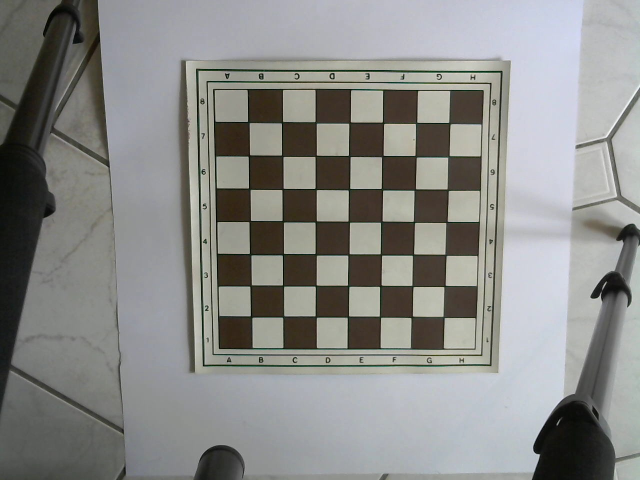
#> input picture testMedia/chessBoard001.jpg, 1280 x 960 px (shown at 1/2 size)
$ python -i BoardFinder.py   (imports and definitions only)
#> lines starting #> are read from the running program, lines starting #| are printed output that depends on the picture; after the words box and inside, x2 and y2 are one past the last pixel; in counts of white or black regions, pixels touching at a corner belong together; long printed decimals are rounded
### Video.py
#!/usr/bin/python3
# -*- encoding: utf-8 -*-
# part of https://github.com/WolfgangFahl/play-chess-with-a-webcam
import cv2
import numpy as np
import sys
import math
from time import strftime
import argparse
import os

# Video handling e.g. recording/writing


class Video:
    # construct me with no parameters
    def __init__(self):
        self.cap = None
        self.frames = 0
        pass

    # capture from the given device
    # [7 lines left out: function capture, not called in this run]

    def checkFilePath(self, filePath):
        if not (os.path.exists(filePath)):
           raise ("file % filePath does not exist" % (filePath))

    # capture from the given vide filePath
    def open(self, filePath):
        self.checkFilePath(filePath)
        self.cap = cv2.VideoCapture(filePath)

    # show the image with the given title
    def showImage(self, image, title, keyCheck=True, keyWait=1):
        cv2.imshow(title, image)
        if keyCheck:
            return not cv2.waitKey(keyWait) & 0xFF == ord('q')
        else:
            return True

    # play the given capture
    # [11 lines left out: function play, not called in this run]

    def timeStamp(self):
        return strftime("%Y-%m-%d_%H%M%S")

    def close(self):
        if self.cap is not None:
            self.cap.release()

    def checkCap(self):
        if self.cap is None:
            raise "Capture is not initialized"

    # get a still image
    # [63 lines left out: functions still, readImage, record, createBlank, not called in this run]

    # was: http://www.robindavid.fr/opencv-tutorial/chapter5-line-edge-and-contours-detection.html
    # is: https://opencv-python-tutroals.readthedocs.io/en/latest/py_tutorials/py_imgproc/py_houghlines/py_houghlines.html
    # https://docs.opencv.org/3.4/d9/db0/tutorial_hough_lines.html
    def houghTransform(self, image):
        """Performs an Hough Transform to the frame passed to updateImage().

        Returns: lines"""
        gray = cv2.cvtColor(image,  cv2.COLOR_BGR2GRAY)
        edges = cv2.Canny(gray, 50, 150, apertureSize=3)
        lines = cv2.HoughLines(edges, 1, np.pi / 180, 200)
        return lines

    #  https://docs.opencv.org/4.1.2/d9/db0/tutorial_hough_lines.html
    # [12 lines left out: function drawLines, not called in this run]

    def getSubRect(self, image, rect):
        x, y, w, h=rect
        return image[y:y + h, x:x + h]

    # get the intensity sum of a hsv image
    def sumIntensity(self, image):
        h, s, v=cv2.split(image)
        height, width=image.shape[:2]
        sumResult=np.sum(v)
        return sumResult

# [23 lines that do not run on import are left out]

### mathUtils.py
import math
from math import sin, cos, pi
import numpy as np

# [48 lines left out: functions intersect, distance, middlePoint, getIndexRange, not called in this run]

def median(inList):
    """ Computes the median of a list.
    NOTE: The list must be sorted!!! """
    if len(inList) == 1:
        return inList[0]
    if len(inList) == 0:
        return 0.
    if not len(inList) % 2:
        return (inList[len(inList) // 2] + inList[len(inList) // 2 - 1]) / 2.0
    return inList[len(inList) // 2]

def getRotationAndTranslationMatrix(rotation, translation):
    """Get a numpy transform matrix representing a rotation followed by a
    translation.

    rotation: angle (radians)
    translation: 2-tuple representing (x, y)"""
    return np.array([cos(-rotation), -sin(-rotation), translation[0],
                     sin(-rotation),  cos(-rotation), translation[1],
                     0,               0,               1]
                    ).reshape((3,3))

# [43 lines left out: function findBoundingSkewedSquare, not called in this run]

### BoardFinder.py
#!/usr/bin/python
# -*- encoding: utf-8 -*-
# part of https://github.com/WolfgangFahl/play-chess-with-a-webcam

# Global imports
from Video import Video
from math import sin, cos, sqrt, pi, atan2, degrees
import cv2
import cv2 as cv
import numpy as np
from collections import deque
import bisect

# Local imports
from MovementDetector import MovementDetector
from mathUtils import (intersect, distance, median, findBoundingSkewedSquare,
                       getRotationAndTranslationMatrix,getIndexRange)

CHESSCAM_PARZEN_THRESHOLD = 5
CHESSCAM_ORIENTATION_SMOOTHING = 5
CHESSCAM_COORDINATES_SMOOTHING = 8

smoothFunc = lambda x: sum(x) / float(len(x))


class BadSegmentation(Exception):
    pass

# Board Finder
class BoardFinder(object):
    debug=True
    debugShowTime=1000

    # construct me from the given input Image
    def __init__(self, inImage):
        self.video=Video()
        self.frame = inImage
        self.height,self.width = self.frame.shape[:2]
        # Green indicator dot has hue between ~70 and ~120, saturation  between 85 and 255 and Luminosity value between 0 and 255.
        # take a picture or your own dot and calibrate using the commandline option
        self.dotHSVRanges=[(70, 120), (85, 255), (0, 255)]
        if BoardFinder.debug:
            print("BoardFinder for %dx%d image" % (self.width,self.height))

    def prepare(self):
        # Init smoothing angle
        self.smoothOrientation = deque([], CHESSCAM_ORIENTATION_SMOOTHING)
        self.smoothCoordinates = deque([], CHESSCAM_COORDINATES_SMOOTHING)

        # Find the board the first time
        self.updateImage(self.frame)

        # Temporary rotation
        self.initialRotation = 0

        # Find the rotation of the board
        side = self.getBlackMaxSide(self.GetFullImageBoard()[0])

        # 0:top,1:left,2:bottom,3:right.
        optionsRotation = {0: 0,
                           1: -90,
                           2: 180,
                           3: 90}
        # 0:top,1:left,2:bottom,3:right. (x,y) offset of dominator
        optionsDominator = {0: (0, -1),
                            1: (-1, 0),
                            2: (0, 1),
                            3: (1, 0)}
        #Black's initial position sets the correction move to place black team at the top.
        self.initialRotation = optionsRotation[side]
        self.dominatorOffset = optionsDominator[side]

    def getDominatorOffset(self):
        return self.dominatorOffset

    def updateImage(self, inFrame):
        """Adds a new image to the boardFinder algorithms.
        This performs an Hough Transform and HSV conversion to the image and
        computes the orientation and coordinates from these."""

        if self.frame is not None:
            self.lines=self.video.houghTransform(self.frame)
            if BoardFinder.debug:
                print ("found %d lines" % (self.lines.size))
            self.BoardOrientation = self.DetectBoardOrientation()
            if all(self.BoardOrientation):
                self.boardCoordinates = self.GetChessBoardCoordinates(
                    smoothFunc(list(zip(*self.smoothOrientation))[0]))


    def DetectBoardOrientation(self):
        """Finds the two dominants angles of the Hough Transform.

        Returns: 2-tuple containing the two dominant angles. (None, None) if
                 none were found."""
        # Ensure Hough lines were already found
        if len(self.lines) <= 0:
            return (None, None)

        # https://answers.opencv.org/question/2966/how-do-the-rho-and-theta-values-work-in-houghlines/
        # get the theta values
        slopes = sorted([line[0][1] for line in self.lines])
        # Parzen window (KernelDensityEstimator) using a Rect function, comonly named a moving average
        # Perform frequence to time conversion, signal analysis FTW
        # KernelSize is the dynamic range kernel size (bin length)
        KernelSize = pi / 64.
        KDE = {}
        for slope in set(slopes):
            beginElement = bisect.bisect_left(slopes, slope - KernelSize)
            endElement = bisect.bisect_right(slopes, slope + KernelSize)
            # Threshold
            if endElement - beginElement > CHESSCAM_PARZEN_THRESHOLD:
                KDE[slope] = endElement - beginElement
        bins = sorted(KDE.items())
        if len(bins) <= 0:
            return (None, None)

        # Let's find the maximum number of lines in this range
        angleMostOftenDetected = max(bins, key=lambda x: x[1])
        if BoardFinder.debug:
            print ("the most often detected line angle is %d°" % degrees(angleMostOftenDetected[0]))

        # Theil-Sen estimator for noise robustness
        # why not use https://docs.scipy.org/doc/scipy-0.15.1/reference/generated/scipy.stats.mstats.theilslopes.html ?
        MaximumChanceAngle = median([a[0] for a in bins if a[1] == angleMostOftenDetected[1] and abs(a[0] - angleMostOftenDetected[0]) < KernelSize])

        # Get second angle
        try:
            otherAngle = max((a for a in bins if a[0] > angleMostOftenDetected[0] + 0.2 or a[0] < angleMostOftenDetected[0] - 0.2), key=lambda x: x[1])
            MaximumChanceAngle2 = median([a[0] for a in bins if a[1] == otherAngle[1] and abs(a[0] - otherAngle[0]) < KernelSize])
        except:
            # TODO: Don't write generic excepts!!!
            return (None, None)

        retValue = sorted([MaximumChanceAngle, -abs(MaximumChanceAngle2)],
                          key=lambda x: abs(x))

        if BoardFinder.debug:
            print ("Boardorientation %f.2° - %f.2°" % (degrees(retValue[0]),degrees(retValue[1])))
        # Record return value for smoothing purposes
        self.smoothOrientation.appendleft(retValue)
        return retValue

    def GetChessBoardCoordinates(self, rotation):
        """Gets the four points that defines the rectangle where the chessboard
        is bound.

        Returns: 4-tuple of 2-tuples containing (x, y) values of the 4 corners
                 of the chessboard."""
        # Blur image and convert it to HSV
        # https://opencv-python-tutroals.readthedocs.io/en/latest/py_tutorials/py_imgproc/py_filtering/py_filtering.html
        self.hsv =cv2.blur(self.frame,(4,4))
        if BoardFinder.debug:
            self.video.showImage(self.hsv,"blur",True,BoardFinder.debugShowTime)

        # De-Rotate the hsv version of the image to support rotated chessboards
        # Because marker detection is really cheaply done
        rotationMatrix = getRotationAndTranslationMatrix(-rotation, (0, 0))
        hsv2 = cv2.warpPerspective(np.asarray(self.hsv[:,:]),
                                   rotationMatrix,
                                   (self.width, self.height))
        if BoardFinder.debug:
            self.video.showImage(hsv2,"warp",True,BoardFinder.debugShowTime)
        self.hsv = cv2.cvtColor(hsv2, cv2.COLOR_BGR2HSV)
        # Threshold the HSV value according to the cornerMarker being used
        ht,st,vt=self.dotHSVRanges
        # ignore the Luminosity range
        self.debugimg = cv2.inRange(self.hsv,
                                    np.array([ ht[0], st[0],   0], np.uint8),
                                    np.array([ ht[1], st[1], 255], np.uint8))
        contours, hierarchy = cv2.findContours(self.debugimg,
                                               cv2.RETR_TREE,
                                               cv2.CHAIN_APPROX_SIMPLE)
        mini, maxi = (self.width, self.height), (0, 0)
        ur, ll = (0, 0), (0, 0)
        for cnt in contours:
            cnt_len = cv2.arcLength(cnt, True)
            cnt = cv2.approxPolyDP(cnt, 0.01*cnt_len, True)
            for a in cnt:
                if sqrt(a[0][0]**2 + a[0][1]**2) < sqrt(mini[0]**2 + mini[1]**2):
                    mini = (a[0][0], a[0][1])
                if sqrt((a[0][0] - self.width)**2 + (a[0][1] - self.height)**2) < sqrt((maxi[0] - self.width)**2 + (maxi[1] - self.height)**2):
                    maxi = (a[0][0], a[0][1])
                if sqrt((a[0][0] - self.width)**2 + a[0][1]**2) < sqrt((ur[0] - self.width)**2 + ur[1]**2):
                    ur = (a[0][0], a[0][1])
                if sqrt(a[0][0]**2 + (a[0][1] - self.height)**2) < sqrt(ll[0]**2 + (ll[1] - self.height)**2):
                    ll = (a[0][0], a[0][1])

        if BoardFinder.debug:
            self.video.showImage(self.debugimg,"debug image",True,BoardFinder.debugShowTime)
        # Debug
        if BoardFinder.debug:
            rectImage=self.frame.copy()
            cv2.circle(rectImage, mini, 10, color=(255, 255, 0), thickness=6)
            cv2.circle(rectImage, maxi, 10, color=(255, 255, 0), thickness=3)
            self.video.showImage(rectImage,"board corners",True,BoardFinder.debugShowTime)

        # De-rotate the points computed
        points = np.array(
                    [mini[0], ur[0], ll[0], maxi[0],
                     mini[1], ur[1], ll[1], maxi[1],
                     1,       1,     1,     1]
                    ).reshape((3,4))
        deRotationMatrix = getRotationAndTranslationMatrix(rotation, (0, 0))
        mini, ur, ll, maxi = np.transpose(np.dot(deRotationMatrix, points))

        # Set return value and keep it for smoothing purposes
        retValue = (mini[0], mini[1]), \
                   (ur[0], ur[1]), \
                   (ll[0], ll[1]), \
                   (maxi[0], maxi[1])
        if BoardFinder.debug:
            rectImage=self.frame.copy()
            minx,miny=mini[:2]
            maxx,maxy=maxi[:2]
            print (retValue)
            cv2.rectangle(rectImage,(int(minx),int(miny)),(int(maxx),int(maxy)),color=(0, 255, 0), thickness=3)
            self.video.showImage(rectImage,"board coordinates",True,BoardFinder.debugShowTime)
        self.smoothCoordinates.appendleft(retValue)
        return retValue

    # calibrate the corner dot indicator from the given image
    # [59 lines left out: functions calibrateCornerMarker, LineCrossingDetection, not called in this run]

    def GetFullImageBoard(self, rectCoordinates=None, rotations=None):
        """Applies the homography needed to make the bounding rectangle
        defined by rectCoordinates and rotation become the full size of the
        image.

        rectCoordinates: Position of the minimum and maximum point of the
            bounding rectangle. Must be of form: ((x1, y1), (x2, y2))
        rotation: Rotation angle in radians.

        Returns: A list of two images containing only the chessboard.
            The first one is a debug image and the second one is the original"""

        if rotations == None:
            rotations = [sum(y) / float(len(y)) for y in zip(*self.smoothOrientation)]
        if rectCoordinates == None:
            rectCoordinates = []
            for groupedCoordinates in zip(*self.smoothCoordinates):
                smoothDataTmp = [0, 0]
                for thisCoordinate in groupedCoordinates:
                    smoothDataTmp[0] += thisCoordinate[0]
                    smoothDataTmp[1] += thisCoordinate[1]
                rectCoordinates.append(tuple([a / float(len(groupedCoordinates)) for a in smoothDataTmp]))

        points = tuple(rectCoordinates)

        # Define homography references points sequences
        try:
            src = np.array(points, np.float32).reshape((4, 2))
        except ValueError:
            raise BadSegmentation
        dst = np.array([0, 0,
                        self.width, 0,
                        0, self.height,
                        self.width, self.height], np.float32).reshape((4, 2))

        # Find the homography matrix and apply it
        H, status = cv2.findHomography(src, dst, 0)
        self.debugimg = cv2.warpPerspective(self.frame,
                                            H,
                                            (self.width, self.height))

        cv2.circle(self.frame, (int(points[0][0]), int(points[0][1])), 1, color=(0, 255, 255),thickness=5)
        cv2.circle(self.frame, (int(points[1][0]), int(points[1][1])), 1, color=(0, 255, 0), thickness=5)
        cv2.circle(self.frame, (int(points[2][0]), int(points[2][1])), 1, color=(0, 0, 255), thickness=5)
        cv2.circle(self.frame, (int(points[3][0]), int(points[3][1])), 1, color=(255, 255, 255), thickness=5)

        self.debugimg = self.rotateImage(self.debugimg)
        if BoardFinder.debug:
            self.video.showImage(self.debugimg,"debug",True,BoardFinder.debugShowTime)
            self.video.showImage(self.frame,"frame",True,BoardFinder.debugShowTime)

        return [self.debugimg, self.frame]


    def getBlackMaxSide(self, colorImage):
        """This function returns the side of black's team, if game is at
        starting position. 0:top, 1:left, 2:bottom, 3:right"""

        # convert to HSV for simpler handling
        # see e.g. https://stackoverflow.com/questions/17063042/why-do-we-convert-from-rgb-to-hsv
        # Convert BGR to HSV
        tmp = cv2.cvtColor(colorImage, cv2.COLOR_BGR2HSV)

        H,W = tmp.shape[:2]

        top = self.video.getSubRect(tmp, (0, 0, W, H//4))
        left = self.video.getSubRect(tmp, (0, 0, W//4, H))
        bottom = self.video.getSubRect(tmp, (0, H*3//4, W, H//4))
        right = self.video.getSubRect(tmp, (W*3//4, 0, W//4, H))

        whitenesses = []
        whitenesses.append(self.video.sumIntensity(top))
        whitenesses.append(self.video.sumIntensity(left))
        whitenesses.append(self.video.sumIntensity(bottom))
        whitenesses.append(self.video.sumIntensity(right))
        if BoardFinder.debug:
           print (whitenesses)

        return whitenesses.index(min(whitenesses))

    # rotate the Image
    def rotateImage(self, image):
        """Flips the board in order to always have a1 on the top-left corner"""
        src = image.copy()

        if self.initialRotation == -90:
            #rotate left
            src = cv2.transpose(src);
            src = cv2.flip(src, 1);
        elif self.initialRotation == 90:
            #rotate right
            src = cv2.flip(src, 1);
            src = cv2.transpose(src);
        elif self.initialRotation == 180:
            #turn around
            src = cv2.flip(src, -1);

        return src

>>> import cv2
>>> picture = cv2.imread('testMedia/chessBoard001.jpg')
#> picture is the input picture: shape (960, 1280, 3); mean B, G, R 136, 138.5, 137.9
>>> result = BoardFinder(picture).prepare()
#| BoardFinder for 1280x960 image
#> in houghTransform, `edges = cv2.Canny(gray, 50, 150, apertureSize=3)`:
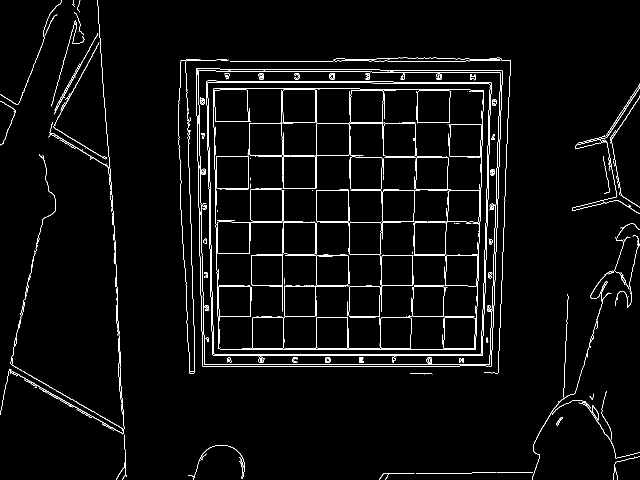
#> edges: shape (960, 1280) (shown at 1/2 size); 3% white in thin lines or dots
#> in houghTransform, `lines = cv2.HoughLines(edges, 1, np.pi / 180, 200)`: lines = 49 rows, first 8: [633, 0], [729, 1.57], [711, 1.57], [1005, 0.0349], [165, 1.57], [122, 1.57], [696, 1.57], [709, 1.57]
#> in updateImage, `self.lines=self.video.houghTransform(self.frame)`: self.lines has the same summary as lines in houghTransform
#| found 98 lines
#> in DetectBoardOrientation, `slopes = sorted([line[0][1] for line in self.lines])`: slopes = 49 values from 0 to 3.12
#> the loop in DetectBoardOrientation, `for slope in set(slopes):` made 10 passes
#> (slope, beginElement, endElement) on passes 2 to 9: (0.0175, 0, 12), (1.59, 12, 39), (0.0349, 0, 12), (1.57, 12, 39), (2.09, 39, 40), (3.07, 40, 43), (3.09, 40, 49), (3.11, 40, 49)
#> after the loop in DetectBoardOrientation, `for slope in set(slopes):`: KDE = {0: 12, 0.0175: 12, 1.59: 27, 0.0349: 12, 1.57: 27, 3.09: 9, 3.11: 9, 3.12: 8}
#> in DetectBoardOrientation, `bins = sorted(KDE.items())`: bins = [(0, 12), (0.0175, 12), (0.0349, 12), (1.57, 27), (1.59, 27), (3.09, 9), (3.11, 9), (3.12, 8)]
#> in DetectBoardOrientation, `angleMostOftenDetected = max(bins, key=lambda x: x[1])`: angleMostOftenDetected = (1.57, 27)
#| the most often detected line angle is 90°
#> in DetectBoardOrientation, `MaximumChanceAngle = median([a[0] for a in bins if a[1] == angleMostOf..`: MaximumChanceAngle = 1.58
#> in DetectBoardOrientation, `otherAngle = max((a for a in bins if a[0] > angleMostOftenDetected[0] ..`: otherAngle = (0, 12)
#> in DetectBoardOrientation, `MaximumChanceAngle2 = median([a[0] for a in bins if a[1] == otherAngle..`: MaximumChanceAngle2 = 0.0175
#> in DetectBoardOrientation, `retValue = sorted([MaximumChanceAngle, -abs(MaximumChanceAngle2)], key..`: retValue = [-0.0175, 1.58]
#| Boardorientation -1.000000.2° - 90.500000.2°
#> (key q is pressed here)
#> in GetChessBoardCoordinates, `hsv2 = cv2.warpPerspective(np.asarray(self.hsv[:,:]), rotationMatrix, ..`:
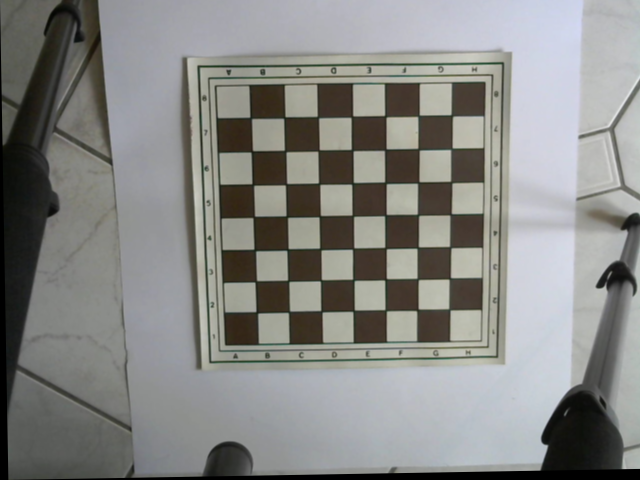
#> hsv2: shape (960, 1280, 3) (shown at 1/2 size); mean B, G, R 132.6, 135.3, 134.7
#> (key Esc is pressed here)
#> in GetChessBoardCoordinates, `self.debugimg = cv2.inRange(self.hsv, np.array([ ht[0], st[0],   0], n..`:
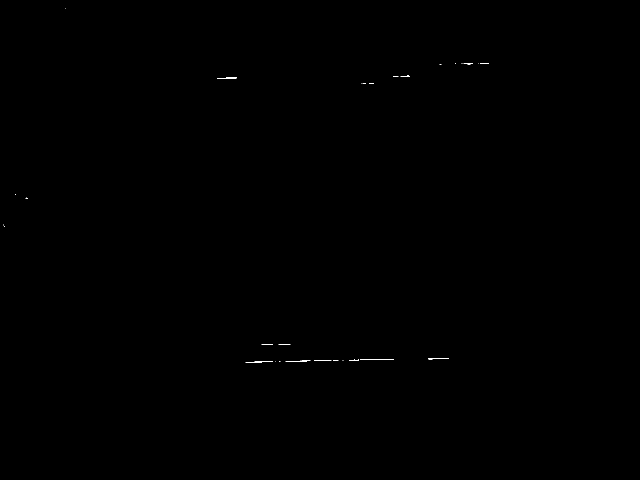
#> self.debugimg: shape (960, 1280) (shown at 1/2 size); 0.05% white in thin lines or dots, all inside (x1, y1, x2, y2) = (7, 17, 978, 725)
#> in GetChessBoardCoordinates, `contours, hierarchy = cv2.findContours(self.debugimg, cv2.RETR_TREE, c..`: contours = 30 contours, 29 with area under 20; largest, box (x1, y1, x2, y2) and area: (434, 155, 474, 157) 21
#> the loop in GetChessBoardCoordinates, `for cnt in contours:` made 30 passes
#> (cnt, cnt_len) on passes 1, 2, 4, 6, 7, 13, 14, 16: ([[558, 723], [560, 723]], 4), ([[551, 723]], 0), ([[628, 721], [662, 721]], 68), ([[685, 720], [686, 720]], 2), ([[666, 720], [676, 720]], 20), ([[8, 452], [8, 453], [9, 453], [9, 452]], 4), ([[7, 449], [7, 450]], 2), ([[31, 388], [31, 389]], 2)
#> after the loop in GetChessBoardCoordinates, `for cnt in contours:`: ll = (8, 453); maxi = (897, 717); mini = (131, 17); ur = (977, 127)
#> in GetChessBoardCoordinates, `points = np.array( [mini[0], ur[0], ll[0], maxi[0], mini[1], ur[1], ll..`: points = [[131, 977, 8, 897], [17, 127, 453, 717], [1, 1, 1, 1]]
#> in GetChessBoardCoordinates, `mini, ur, ll, maxi = np.transpose(np.dot(deRotationMatrix, points))`: mini = [130.7, 19.28, 1]; ur = [974.6, 144, 1]; ll = [0.0928, 453.1, 1]; maxi = [884.4, 732.5, 1]
#> in GetChessBoardCoordinates, `retValue = (mini[0], mini[1]), \ (ur[0], ur[1]), \ (ll[0], ll[1]), \ (..`: retValue = ((130.7, 19.28), (974.6, 144), (0.0928, 453.1), (884.4, 732.5))
#> in GetChessBoardCoordinates, `minx,miny=mini[:2]`: minx = 130.7; miny = 19.28
#> in GetChessBoardCoordinates, `maxx,maxy=maxi[:2]`: maxx = 884.4; maxy = 732.5
#| ((130.683, 19.284), (974.635, 144.032), (0.09284, 453.071), (884.350, 732.546))
#> in GetChessBoardCoordinates, `cv2.rectangle(rectImage,(int(minx),int(miny)),(int(maxx),int(maxy)),co..`:
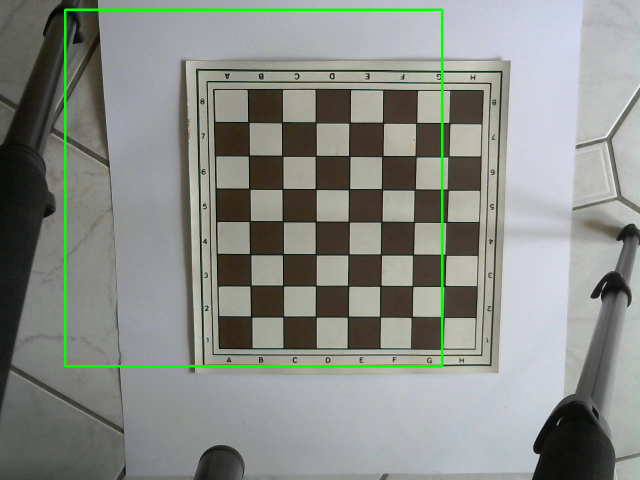
#> rectImage: shape (960, 1280, 3) (shown at 1/2 size); 1.19% of pixels changed, all inside (x1, y1, x2, y2) = (128, 17, 887, 735)
#> in updateImage, `self.boardCoordinates = self.GetChessBoardCoordinates( smoothFunc(list..`: self.boardCoordinates has the same summary as retValue in GetChessBoardCoordinates
#> (the rest of the program and of its run is left out)
